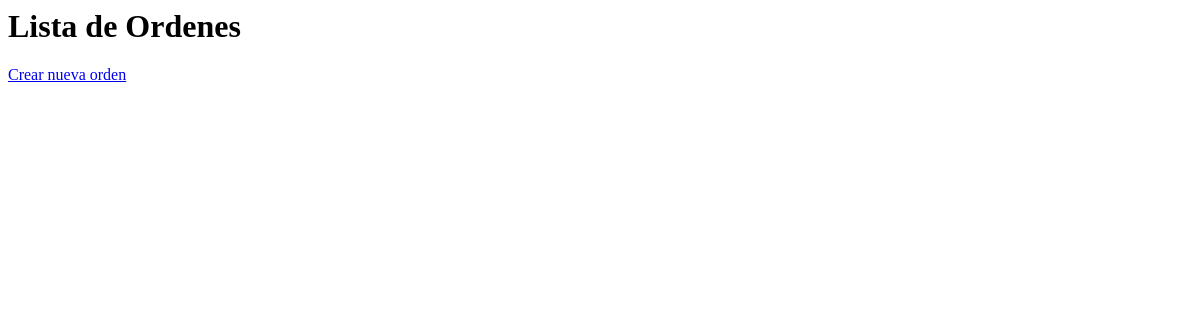
/orders/, run on an earlier commit of the app's database.
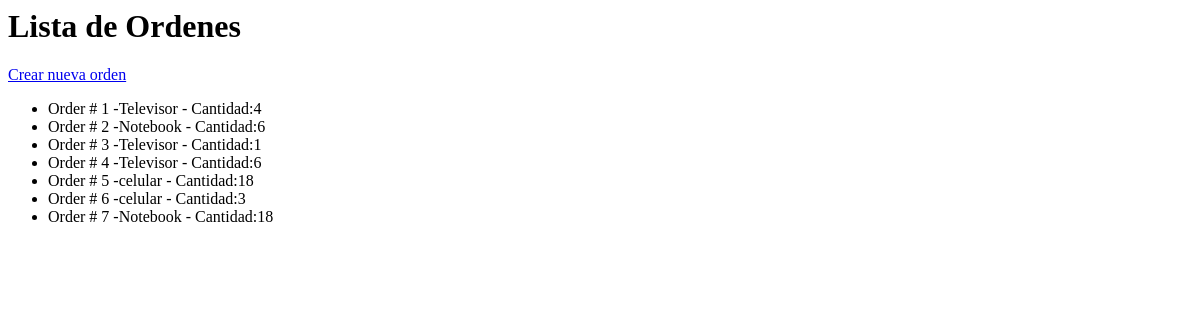
And on a later commit of the database.
### orders/models.py (models this page shows, shortened)
class Order(models.Model):
    product = models.ForeignKey(Product, on_delete=models.CASCADE)
    cliente = models.ForeignKey(Cliente, on_delete=models.CASCADE, blank=True, null=True)
    quantity = models.PositiveIntegerField(blank=True, null=True) #antes de migrar (blank=True, null=True)
    created_at = models.DateTimeField(auto_now_add=True)

### products/models.py (models this page shows, shortened)
class Product(models.Model):
    name = models.CharField(max_length=100)
    description = models.TextField()
    price = models.DecimalField(max_digits=10, decimal_places=2)
    stock = models.PositiveIntegerField()

### orders/views.py (the view)
# urls.py: path('', views.order_list, name='order_list'),
def order_list(request):
    orders = Order.objects.all()
    context = {'orders': orders}  # Asegúrate de que esto sea un diccionario, no un conjunto
    return render(request, 'orders/order_list.html', context)

### orders/templates/orders/order_list.html
<h1>Lista de Ordenes</h1>
<a href="{% url 'order_create' %}">Crear nueva orden</a>
<ul>
    {% for order in orders %}
    <li>Order # {{order.id}} -{{order.product.name}} - Cantidad:{{order.quantity}}</li>
    {% endfor %}
</ul>

What changed in the data, as far as the page shows it:
added Order: id "1", product.name "Televisor", quantity "4"
added Order: id "2", product.name "Notebook", quantity "6"
added Order: id "3", product.name "Televisor", quantity "1"
added Order: id "4", product.name "Televisor", quantity "6"
added Order: id "5", product.name "celular", quantity "18"
added Order: id "6", product.name "celular", quantity "3"
added Order: id "7", product.name "Notebook", quantity "18"
